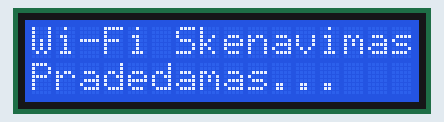
A sketch run on a simulated ESP8266 (NodeMCU). Parts: 16×2 character LCD. A WiFi scan finds three made-up networks.

Above: at 0.2 s.
At 1.8 s:
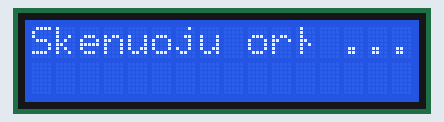
At 3.8 s:
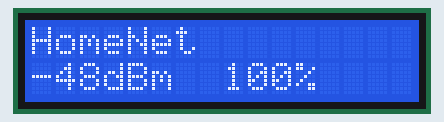
At 6.8 s:
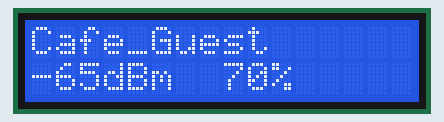
At 9.8 s:
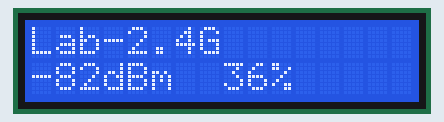

Measured:
- by itself, everything shown: repeats every 12.1 s, in 4 steps
- what the display in image 0 shows lasts 1.5 s, from 0.2 s to 1.7 s
- what the display in image 1 shows lasts 2.0 s, from 1.7 s to 3.7 s
- what the display in image 2 shows lasts 3.1 s, from 3.7 s to 6.8 s
- what the display in image 4 shows lasts 4.0 s, from 9.8 s to 13.8 s

The sketch:

esp8266_lcd1602_wifi_db.ino
```cpp
/*
 * Processor: NodeMCU (ESP8266)
 * Description: Wi-Fi network scanner. Displays discovered SSIDs and RSSI (signal strength)
 * on LCD1602 (I2C) with a 3-second rotation.
 */

#include <ESP8266WiFi.h>
#include <Wire.h>
#include <LiquidCrystal_I2C.h>

// Inicializuojame LCD ekraną (adresas 0x27, 16 stulpelių, 2 eilutės)
LiquidCrystal_I2C lcd(0x27, 16, 2);

void setup() {
  // Pradedame I2C komunikaciją su standartiniais NodeMCU pinais
  Wire.begin(D2, D1);

  // Inicializuojame ekraną
  lcd.init();
  lcd.backlight();
  lcd.clear();

  // Nustatome Wi-Fi į stoties (Station) režimą ir atjungiame nuo bet kokio tinklo
  WiFi.mode(WIFI_STA);
  WiFi.disconnect();
  delay(100);

  lcd.setCursor(0, 0);
  lcd.print("Wi-Fi Skenavimas");
  lcd.setCursor(0, 1);
  lcd.print("Pradedamas...");
  delay(1500);
}

void loop() {
  lcd.clear();
  lcd.setCursor(0, 0);
  lcd.print("Skenuoju orą...");

  // WiFi.scanNetworks() grąžina rastų tinklų skaičių
  int tinkluSkaicius = WiFi.scanNetworks();

  if (tinkluSkaicius == 0) {
    lcd.clear();
    lcd.setCursor(0, 0);
    lcd.print("Tinklu nerasta!");
    delay(3000);
  } else {
    // Sukamės per visus rastus tinklus
    for (int i = 0; i < tinkluSkaicius; i++) {
      lcd.clear();

      // 1 eilutė: Tinklo pavadinimas (SSID)
      lcd.setCursor(0, 0);
      String ssid = WiFi.SSID(i);
      // Jei pavadinimas ilgesnis nei 16 simbolių, nukertame, kad tilptų ekrane
      if (ssid.length() > 16) ssid = ssid.substring(0, 16);
      lcd.print(ssid);

      // 2 eilutė: Signalo stiprumas (RSSI) dBm ir kokybė procentais
      lcd.setCursor(0, 1);
      long rssi = WiFi.RSSI(i);

      // Konvertuojame dBm į procentus dėl aiškumo
      int procentai = 2 * (rssi + 100);
      if (procentai > 100) procentai = 100;
      else if (procentai < 0) procentai = 0;

      lcd.print(String(rssi) + "dBm  " + String(procentai) + "%");

      // Palaikome informaciją ekrane 3 sekundes, kaip ir prašėte
      delay(3000);
    }
  }

  // Trumpa pauzė prieš pradedant naują viso eterio skenavimą
  delay(1000);
}
```
